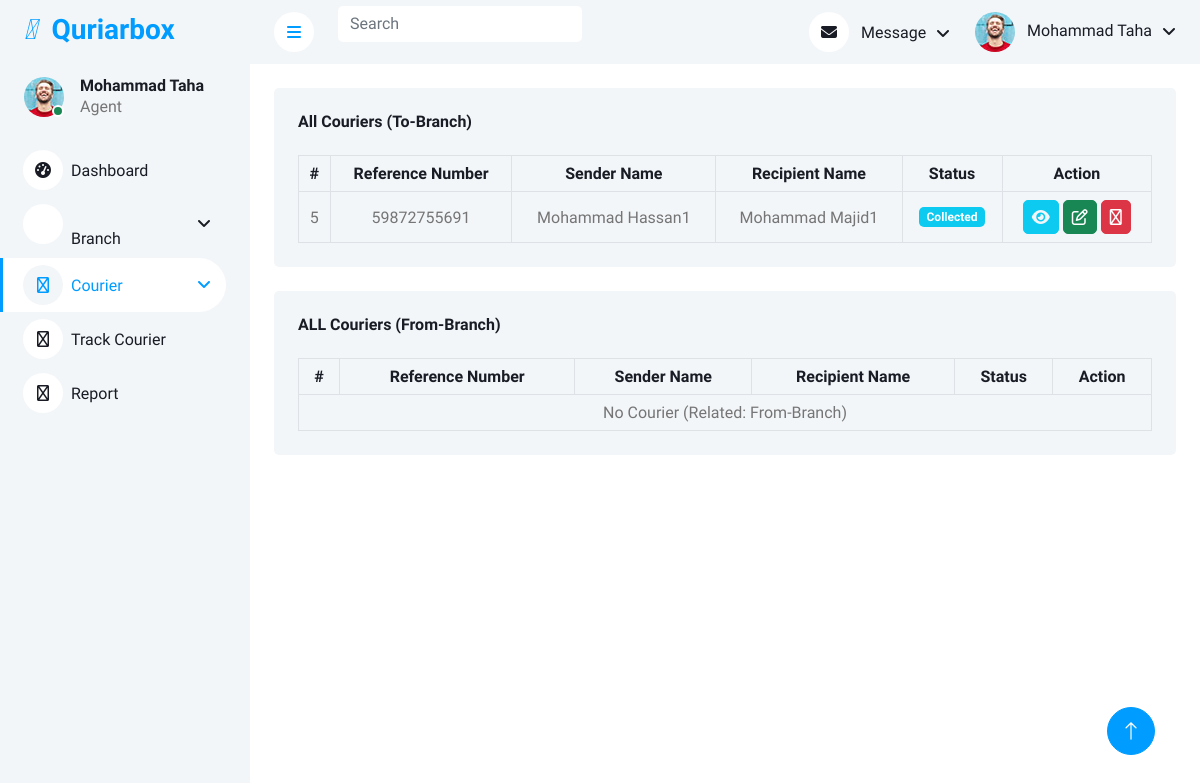
Page /agent/listcourier.php (signed in) on the committed database.
### tables this page shows
CREATE TABLE `tbl_courier` (
  `id` int(255) NOT NULL,
  `tracking_number` varchar(255) NOT NULL,
  `sender_name` varchar(255) NOT NULL,
  `sender_address` varchar(255) NOT NULL,
  `sender_contact` varchar(255) NOT NULL,
  `recipitent_name` varchar(255) NOT NULL,
  `recipient_address` varchar(255) NOT NULL,
  `recipient_contact` varchar(255) NOT NULL,
  `type` int(1) NOT NULL COMMENT 'pickup = 1, deliver = 2',
  `from_branch_id` int(255) NOT NULL,
  `to_branch_id` int(255) NOT NULL,
  `weight` varchar(255) NOT NULL,
  `height` varchar(255) NOT NULL,
  `width` varchar(255) NOT NULL,
  `lenght` varchar(255) NOT NULL,
  `price` varchar(255) NOT NULL,
  `status` int(2) NOT NULL,
  `date_created` date NOT NULL,
  `email` varchar(255) NOT NULL
);

### agent/listcourier.php (the view, shortened to what this page needs)
<?php
include '../conn.php';
?>
<!DOCTYPE html>
<html lang="en">
<head>
    <link href="https://cdnjs.cloudflare.com/ajax/libs/font-awesome/5.10.0/css/all.min.css" rel="stylesheet">
    <link href="https://cdn.jsdelivr.net/npm/bootstrap-icons@1.4.1/font/bootstrap-icons.css" rel="stylesheet">
    <link href="lib/owlcarousel/assets/owl.carousel.min.css" rel="stylesheet">
    <link href="lib/tempusdominus/css/tempusdominus-bootstrap-4.min.css" rel="stylesheet" />
    <link href="css/bootstrap.min.css" rel="stylesheet">
    <link href="css/style.css" rel="stylesheet">
    <link rel="stylesheet" href="https://site-assets.fontawesome.com/releases/v6.1.2/css/all.css">
</head>
<body>
    <div class="container-xxl position-relative bg-white d-flex p-0">
        <?php
        if (isset($_SESSION['auth_user'])) {
        ?>
            <div class="sidebar pe-4 pb-3">
                <nav class="navbar bg-light navbar-light">
                    <a href="index.php" class="navbar-brand mx-4 mb-3">
                        <h3 class="text-primary"><i class="fa-light fa-box-open me-2"></i> Quriarbox</h3>
                    </a>
                    <div class="d-flex align-items-center ms-4 mb-4">
                        <div class="position-relative">
                            <img class="rounded-circle" src="img/user.jpg" alt="" style="width: 40px; height: 40px;">
                            <div class="bg-success rounded-circle border border-2 border-white position-absolute end-0 bottom-0 p-1"></div>
                        </div>
                        <div class="ms-3">
                            <h6 class="mb-0 text-capitalize"><?php echo $_SESSION['auth_user']['firstname'] . ' ' . $_SESSION['auth_user']['lastname']; ?></h6>
                            <span>Agent</span>
                        </div>
                    </div>
                    <div class="navbar-nav w-100">
                        <a href="index.php" class="nav-item nav-link"><i class="fa fa-tachometer-alt me-2"></i>Dashboard</a>
                        <div class="nav-item dropdown">
                            <a href="#" class="nav-link dropdown-toggle" onclick="toggle(0)"><i class="fa-regular fa-buildings me-2"></i>Branch</a>
                        </div>
                        <div class="nav-item dropdown">
                            <a href="#" class="nav-link dropdown-toggle active" onclick="toggle(4)"><i class="fa-regular fa-box-open me-2"></i>Courier</a>
                        </div>
                        <a href="track.php" class="nav-item nav-link"><i class="fa-regular fa-magnifying-glass-location me-2"></i>Track Courier</a>
                        <a href="report.php" class="nav-item nav-link"><i class="fa-regular fa-square-poll-vertical me-2"></i></i>Report</a>
                    </div>
                </nav>
            </div>
            <div class="content"><?php include 'navbar.php';
                                } ?>
            <div class="container-fluid pt-4 px-4">
                <div class="bg-light text-center rounded p-4">
                    <div class="d-flex align-items-center justify-content-between mb-4">
                        <h6 class="mb-0">All Couriers (To-Branch)</h6>
                    </div>
                    <div class="table-responsive">
                        <table class="table text-start align-middle table-bordered table-hover mb-0 text-center table-hover">
                            <thead>
                                <tr class="text-dark">
                                    <th scope="col">#</th>
                                    <th scope="col">Reference Number</th>
                                    <th scope="col">Sender Name</th>
                                    <th scope="col">Recipient Name</th>
                                    <th scope="col">Status</th>
                                    <th scope="col">Action</th>
                                </tr>
                            </thead>
                            <tbody>
                                <?php
                                $agent_branch_id = $_SESSION['auth_user']['branch_id'];
                                $sql = "SELECT * FROM `tbl_Courier` WHERE `to_branch_id`='$agent_branch_id'";
                                $query = mysqli_query($con, $sql);
                                if (mysqli_num_rows($query) > 0) {
                                    while ($res = mysqli_fetch_array($query)) {
                                ?>
                                        <tr>
                                            <td><?php echo $res['id']; ?></td>
                                            <td><?php echo $res['tracking_number']; ?></td>
                                            <td><?php echo $res['sender_name']; ?></td>
                                            <td><?php echo $res['recipitent_name']; ?></td>
                                            <td>
                                                <?php
                                                switch ($res['status']) {
                                                    case '1':
                                                        echo "<span class='badge badge-pill bg-info'> Collected</span>";
                                                        break;
                                                }
                                                ?>
                                            </td>
                                            <td>
                                                <a class="btn btn-info p-2 m-0 me-0" href="viewdetails.php?id=<?php echo $res['id']; ?>"><i class="fa-solid fa-eye text-light"></i></a>
                                                <a class="btn btn-success p-2 m-0 me-0" href="editcourier.php?id=<?php echo $res['id']; ?>"><i class="fa-regular fa-edit"></i></a>
                                                <a class="btn btn-danger p-2 m-0 me-0" href="deletecour.php?id=<?php echo $res['id']; ?>"><i class="fa-regular fa-trash"></i></a>
                                            </td>
                                        </tr>
                                    <?php
                                    }
                                } else {
                                    ?>
                                    <tr>
                                        <td colspan="6" class="txt-secondary">No Courier (Related: To-Branch)</td>
                                    </tr>
                                <?php
                                }
                                ?>
                            </tbody>
                        </table>
                    </div>
                </div>
            </div>
            <div class="container-fluid pt-4 px-4">
                <div class="bg-light text-center rounded p-4">
                    <div class="d-flex align-items-center justify-content-between mb-4">
                        <h6 class="mb-0">ALL Couriers (From-Branch)</h6>
                    </div>
                    <div class="table-responsive">
                        <table class="table text-start align-middle table-bordered table-hover mb-0 text-center table-hover">
                            <thead>
                                <tr class="text-dark">
                                    <th scope="col">#</th>
                                    <th scope="col">Reference Number</th>
                                    <th scope="col">Sender Name</th>
                                    <th scope="col">Recipient Name</th>
                                    <th scope="col">Status</th>
                                    <th scope="col">Action</th>
                                </tr>
                            </thead>
                            <tbody>
                                <?php
                                $agent_branch_id = $_SESSION['auth_user']['branch_id'];
                                $sql = "SELECT * FROM `tbl_Courier` WHERE `from_branch_id`='$agent_branch_id'";
                                $query = mysqli_query($con, $sql);
                                if (mysqli_num_rows($query) > 0) {
                                    while ($res = mysqli_fetch_array($query)) {
                                ?>
                                        <tr>
                                            <td><?php echo $res['id']; ?></td>
                                            <td><?php echo $res['tracking_number']; ?></td>
                                            <td><?php echo $res['sender_name']; ?></td>
                                            <td><?php echo $res['recipitent_name']; ?></td>
                                            <td>
                                                <?php
                                                switch ($res['status']) {
                                                    case '1':
                                                        echo "<span class='badge badge-pill bg-info'> Collected</span>";
                                                        break;
                                                    case '2':
                                                        echo "<span class='badge badge-pill bg-info'> Shipped</span>";
                                                        break;
                                                    case '3':
                                                        echo "<span class='badge badge-pill bg-primary'> In-Transit</span>";
                                                        break;
                                                    case '4':
                                                        echo "<span class='badge badge-pill bg-primary'> Arrived At Destination</span>";
                                                        break;
                                                    case '5':
                                                        echo "<span class='badge badge-pill bg-primary'> Out for Delivery</span>";
                                                        break;
                                                    case '6':
                                                        echo "<span class='badge badge-pill bg-primary'> Ready to Pickup</span>";
                                                        break;
                                                    case '7':
                                                        echo "<span class='badge badge-pill bg-success'>Delivered</span>";
                                                        break;
                                                    case '8':
                                                        echo "<span class='badge badge-pill bg-success'> Picked-up</span>";
                                                        break;
                                                    case '9':
                                                        echo "<span class='badge badge-pill bg-danger'> Unsuccessfull Delivery Attempt</span>";
                                                        break;
                                                    default:
                                                        echo "<span class='badge bg-info'> Item Accepted by Courier</span>";
                                                        break;
                                                }
                                                ?>
                                            </td>
                                            <td>
                                                <a class="btn btn-info p-2 m-0 me-0" href="viewdetails.php?id=<?php echo $res['id']; ?>"><i class="fa-solid fa-eye text-light"></i></a>
                                                <a class="btn btn-success p-2 m-0 me-0" href="editcourier.php?id=<?php echo $res['id']; ?>"><i class="fa-regular fa-edit"></i></a>
                                                <a class="btn btn-danger p-2 m-0 me-0" href="deletecour.php?id=<?php echo $res['id']; ?>"><i class="fa-regular fa-trash"></i></a>
                                            </td>
                                        </tr>
                                    <?php
                                    }
                                } else {
                                    ?>
                                    <tr>
                                        <td colspan="6" class="txt-secondary">No Courier (Related: From-Branch)</td>
                                    </tr>
                                <?php
                                }
                                ?>
                            </tbody>
                        </table>
                    </div>
                </div>
            </div>
            </div>
            <a href="#" class="btn btn-lg btn-primary btn-lg-square back-to-top"><i class="bi bi-arrow-up"></i></a>
    </div>
</body>
</html>

### agent/css/style.css (style rules this page uses)
:root { --primary: #009CFF; --light: #F3F6F9; --dark: #191C24; }
.back-to-top { position: fixed; display: none; right: 45px; bottom: 45px; z-index: 99; }
.btn { transition: .5s; }
.btn.btn-primary { color: #FFFFFF; }
.btn-lg-square { width: 48px; height: 48px; }
.btn-square, .btn-sm-square, .btn-lg-square { padding: 0; display: inline-flex; align-items: center; justify-content: center; font-weight: normal; border-radius: 50px; }
.sidebar { position: fixed; top: 0; left: 0; bottom: 0; width: 250px; height: 100vh; overflow-y: auto; background: var(--light); transition: 0.5s; z-index: 999; }
.content { margin-left: 250px; min-height: 100vh; background: #FFFFFF; transition: 0.5s; }
@media (min-width: 992px) { .sidebar { margin-left: 0; } }
@media (min-width: 992px) { .content { width: calc(100% - 250px); } }
.sidebar .navbar .navbar-nav .nav-link { padding: 7px 20px; color: var(--dark); font-weight: 500; border-left: 3px solid var(--light); border-radius: 0 30px 30px 0; outline: none; }
.sidebar .navbar .navbar-nav .nav-link:hover, .sidebar .navbar .navbar-nav .nav-link.active { color: var(--primary); background: #FFFFFF; border-color: var(--primary); }
.sidebar .navbar .navbar-nav .nav-link i { width: 40px; height: 40px; display: inline-flex; align-items: center; justify-content: center; background: #FFFFFF; border-radius: 40px; }
.sidebar .navbar .navbar-nav .nav-link:hover i, .sidebar .navbar .navbar-nav .nav-link.active i { background: var(--light); }
.sidebar .navbar .dropdown-toggle::after { position: absolute; top: 15px; right: 15px; border: none; content: "\f107"; font-family: "Font Awesome 5 Free"; font-weight: 900; transition: .5s; }

### rows in the picture
tbl_courier: id "5", tracking_number "59872755691", sender_name "Mohammad Hassan1", recipitent_name "Mohammad Majid1", status "Collected"

### other values in the picture
$_SESSION['auth_user']['firstname'] "Mohammad"
$_SESSION['auth_user']['lastname'] "Taha"
